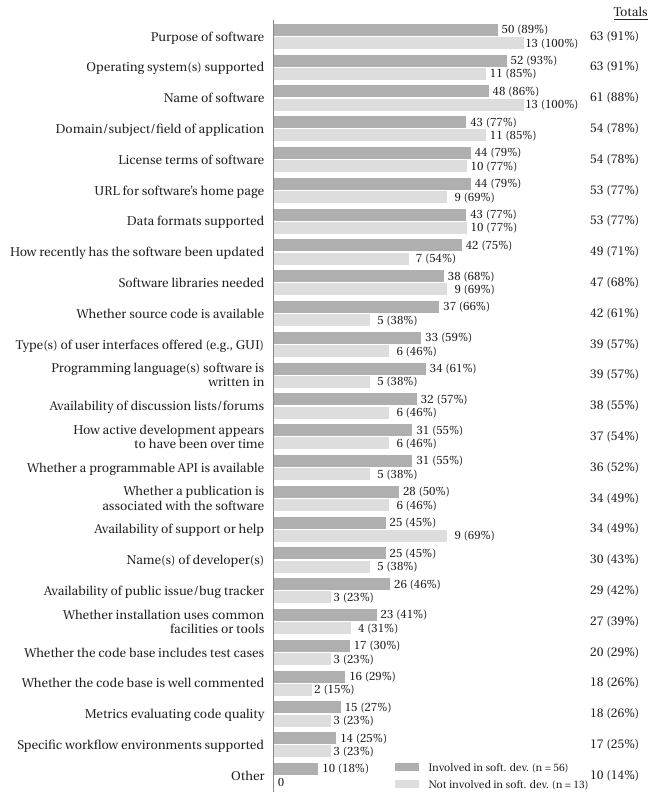

Write Python code to recreate this figure.
#!/usr/bin/env python3.4

import numpy as np
import matplotlib
import matplotlib.pyplot as plt
import matplotlib.ticker as ticker
from matplotlib import rcParams
import operator

textcolor = '#222222'

rcParams['text.usetex']         = True
rcParams['text.latex.preamble'] = [r"\usepackage{fourier}",
                                   r"\usepackage[rgb,dvipsnames,svgnames]{xcolor}",
                                   r"\definecolor{almostblack}{gray}{0.23}",
                                   r"\color{almostblack}",
                                   ]
rcParams['text.color']          = textcolor
rcParams['font.family']         = 'serif'
rcParams['font.serif']          = ['Utopia']
rcParams['font.weight']         = 'medium'
rcParams['font.size']           = 10
rcParams['xtick.labelsize']     = rcParams['ytick.labelsize'] = 10
rcParams['ytick.major.width']   = rcParams['xtick.major.width'] = 1
rcParams['ytick.major.size']    = rcParams['xtick.major.size'] = 3
rcParams['patch.facecolor']     = "#cccccc"
rcParams['patch.linewidth']     = 0

plt.figure(figsize=(3.4, 10))

# Data.

total_responses = 69
total_swdevs    = 56
total_notswdevs = 13

# Choices were not mutually exclusive.

raw_data = {
    "Availability of discussion lists/forums"               : [38, 32, 6],
    "Availability of public issue/bug tracker"              : [29, 26, 3],
    "Availability of support or help"                       : [34, 25, 9],
    "Data formats supported"                                : [53, 43, 10],
    "Domain/subject/field of application"                   : [54, 43, 11],
    "How active development appears\nto have been over time" : [37, 31, 6],
    "How recently has the software been updated"            : [49, 42, 7],
    "License terms of software"                             : [54, 44, 10],
    "Metrics evaluating code quality"                       : [18, 15, 3],
    "Name of software"                                      : [61, 48, 13],
    "Name(s) of developer(s)"                               : [30, 25, 5],
    "Operating system(s) supported"                         : [63, 52, 11],
    "Programming language(s) software is\nwritten in"        : [39, 34, 5],
    "Purpose of software"                                   : [63, 50, 13],
    "Software libraries needed"                             : [47, 38, 9],
    "Specific workflow environments supported"              : [17, 14, 3],
    "Type(s) of user interfaces offered (e.g., GUI)"        : [39, 33, 6],
    "URL for software's home page"                          : [53, 44, 9],
    "Whether a programmable API is available"               : [36, 31, 5],
    "Whether a publication is\nassociated with the software" : [34, 28, 6],
    "Whether installation uses common\nfacilities or tools"  : [27, 23, 4],
    "Whether source code is available"                      : [42, 37, 5],
    "Whether the code base includes test cases"             : [20, 17, 3],
    "Whether the code base is well commented"               : [18, 16, 2],
    "Other"                                                 : [10, 10, 0],
}

x = [0, 10, 20, 30, 40, 50, 60, 70]

# Plot.

# Sort the data by value, largest value first.

data   = sorted(raw_data.items(), key=lambda x: x[1][0], reverse=True)

# Create data arrays for what we will hand to barh().

totals    = [item[1][0] for item in data]
swdevs    = [item[1][1] for item in data]
notswdevs = [item[1][2] for item in data]

labels    = [item[0] for item in data]

# Barh() puts items in the reverse order of how we put them in the
# lists above, so first we do this to reverse the lists:

labels    = labels[::-1]
totals    = totals[::-1]
swdevs    = swdevs[::-1]
notswdevs = notswdevs[::-1]

# Misc. axis setup.

y_pos = np.arange(len(data))
ylim_bottom = -0.5
ylim_top = len(data)-0.5

# Create the plot and the initial axes.
# .............................................................................
# Version using multiple horizontal bar graphs.

h_swdevs = plt.barh(y_pos + 0.215, [x/total_swdevs*100 for x in swdevs],
                    height=0.39, linewidth=0, align='center', color="#afafaf")
h_notswdevs = plt.barh(y_pos - 0.215, [x/total_notswdevs*100 for x in notswdevs],
                       height=0.39, linewidth=0, align='center', color="#dddddd")

plt.yticks(y_pos, labels, fontsize=10, color=textcolor)
plt.xticks(x, fontsize=10)
plt.ylim([ylim_bottom, ylim_top])

plt.legend([h_swdevs, h_notswdevs],
           ['Involved in soft. dev. (n = {})'.format(total_swdevs),
            'Not involved in soft. dev. (n = {})'.format(total_notswdevs)],
           fontsize=8.5, ncol=1, loc='upper center',
           frameon=False, bbox_to_anchor=(0.83, 0.05))

# Remove the plot frame lines leaving only the left vertical one.
for spine in ['top', 'bottom', 'right']:
    plt.gca().spines[spine].set_visible(False)
plt.gca().spines['left'].set_bounds(ylim_bottom, ylim_top)
plt.gca().spines['left'].set_color('#888888')
plt.gca().tick_params(color='#888888')
plt.gca().yaxis.set_ticks_position('none')
plt.gca().get_xaxis().set_visible(False)

# Write the value to the right of each bars.
for rect, value in zip(h_swdevs.patches, swdevs):
    percent = value/total_swdevs*100
    width = rect.get_width()
    offset = 11 if value > 6 else 8
    if value > 0:
        text = '{} ({: >2.0f}\%)'.format(value, percent)
    else:
        offset = 1
        text = '0'
    plt.gca().text(rect.get_x() + width + offset,
                   rect.get_y() + rect.get_height()/2.4,
                   text, ha='center', va='center', fontsize=9.5,
                   color=textcolor)

for rect, value in zip(h_notswdevs.patches, notswdevs):
    percent = value/total_notswdevs*100
    width = rect.get_width()
    offset = 11 if value > 3 else 9
    if value > 0:
        text = '{} ({: >2.0f}\%)'.format(value, percent)
    else:
        offset = 3
        text = '0'
    plt.gca().text(rect.get_x() + width + offset,
                   rect.get_y() + rect.get_height()/2.4,
                   text, ha='center', va='center', fontsize=9.5,
                   color=textcolor)

# Write the value to the right of each bars.
for rect, value in zip(h_swdevs.patches, totals):
    percent = value/total_responses*100
    text = '{} ({: >2.0f}\%)'.format(value, percent)
    offset = 136
    plt.gca().text(rect.get_x() + offset,
                   rect.get_y() + rect.get_height() - 0.43,
                   text, ha='center', va='center', fontsize=10,
                   color=textcolor)

plt.gca().text(1.42, 1.002,
               r'\underline{Totals}',
               horizontalalignment='right',
               transform=plt.gca().transAxes)



plt.savefig('info-to-include-in-index-v5.pdf', bbox_inches='tight')
plt.close()
